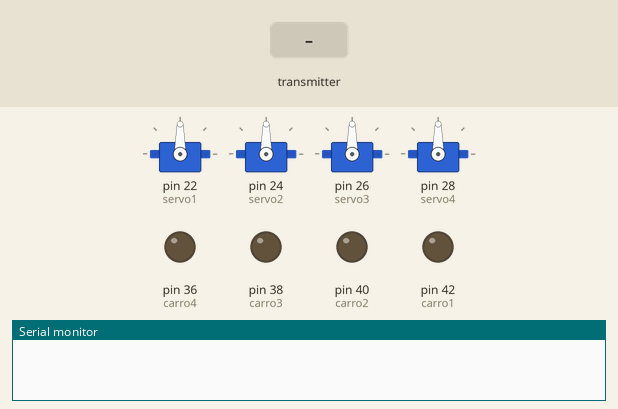
Recording of a sketch running on a simulated Arduino Mega 2560, built with avr-gcc and run on an emulated ATmega2560. Shown: 4 × servo, output pins drawn as LEDs (lit = HIGH), the last lines printed to the serial monitor. Inputs (shaded band) come from the test bench. No radio packets arrive unless stated.

Above: at 1.2 s.
1.3 s: the transmitter starts sending text.0 = 0
At 2.4 s:
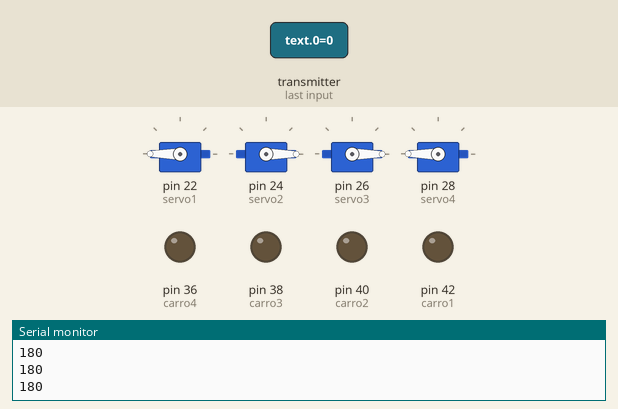
2.8 s: the transmitter starts sending text.1 = 1023
At 3.6 s:
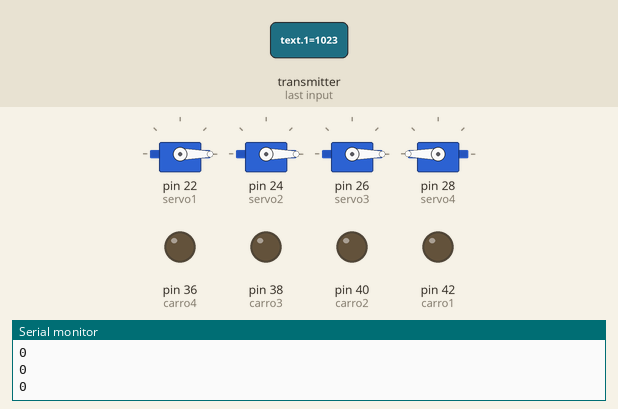
4.3 s: the transmitter starts sending text.2 = 1023
At 4.7 s:
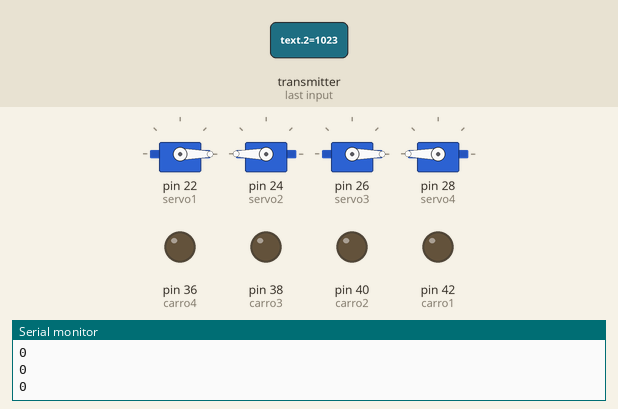
5.8 s: the transmitter starts sending text.3 = 1023
At 7.0 s:
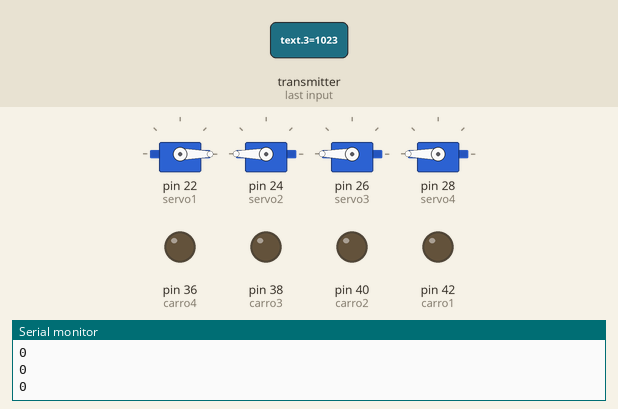
7.3 s: the transmitter starts sending text.4 = 1023
At 8.2 s:
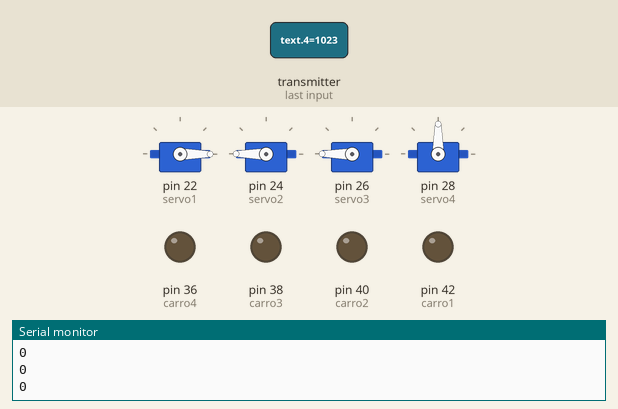
8.8 s: the transmitter starts sending text.1 = 0
At 9.3 s:
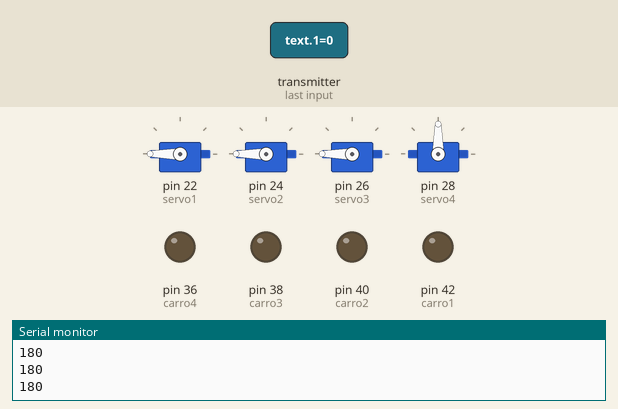
Timing chart, 0 to 11.3 s (numbered marks = the images above; inputs shaded):
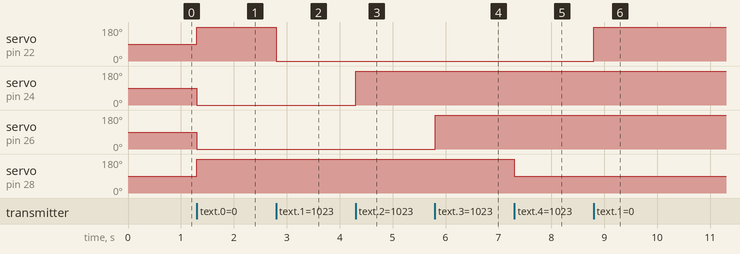

Measured:
- after the input at 1.3 s, servo on pin 22 (servo1), servo on pin 28 (servo4): 90° → 180° at once; servo on pin 24 (servo2), servo on pin 26 (servo3): 90° → 0° at once
- after the input at 2.8 s, servo on pin 22 (servo1): 180° → 0° at once
- after the input at 4.3 s, servo on pin 24 (servo2): 0° → 180° at once
- after the input at 5.8 s, servo on pin 26 (servo3): 0° → 180° at once
- after the input at 7.3 s, servo on pin 28 (servo4): 180° → 90° at once
- after the input at 8.8 s, servo on pin 22 (servo1): 0° → 180° at once

The sketch:

receptor.ino
```cpp
#include <nRF24L01.h>
#include <RF24.h>
#include <SPI.h>
#include <Servo.h>

RF24 radio (7,8);
int text[5];
const byte address [6]="00001";

Servo servo1;
Servo servo2;
Servo servo3;
Servo servo4;

int carro1 =42;
int carro2 =40;
int carro3 = 38;
int carro4 = 36;


void setup(){

  Serial.begin(9600);
  radio.begin();
  radio.openReadingPipe(0, address);
  radio.setPALevel(RF24_PA_MIN);
  radio.startListening();

  pinMode(carro1, OUTPUT);
   pinMode(carro2, OUTPUT);
   pinMode(carro3, OUTPUT);
   pinMode(carro4, OUTPUT);

     servo1.attach(22);
  servo2.attach(24);
  servo3.attach(26);
  servo4.attach(28);

  }


void loop()
{
    if (radio.available()){
      radio.read(&text,sizeof(text));
      if(text[0]==1)
        {
          digitalWrite(carro1, LOW);
   digitalWrite(carro2, LOW);

  digitalWrite(carro3, LOW);
   digitalWrite(carro4, LOW);

        }
        if(text[0]==3)
        {
          digitalWrite(carro1, LOW);
   digitalWrite(carro2, LOW);

  digitalWrite(carro3, LOW);
   digitalWrite(carro4, HIGH);

   Serial.println("izquierda");
        }
         if(text[0]==2)
        {
       digitalWrite(carro1, HIGH);
   digitalWrite(carro2, LOW);

  digitalWrite(carro3, LOW);
   digitalWrite(carro4, LOW);

            Serial.println("derecha");
        }
         if(text[0]==4)
        {
  digitalWrite(carro1, HIGH);
   digitalWrite(carro2, LOW);

  digitalWrite(carro3, LOW);
   digitalWrite(carro4, HIGH);

            Serial.println("adelante");
        }
         if(text[0]==5)
        {
        digitalWrite(carro1, LOW);
   digitalWrite(carro2, HIGH);

  digitalWrite(carro3, HIGH);
   digitalWrite(carro4, LOW);

            Serial.println("atras");
        }
        text[1]= map(text[1], 731, 915, 180, 0);// PINZA
    if(text[1]<0)
    text[1]=0;
     if(text[1]>180)
    text[1]=180;

       text[2]= map(text[2], 740, 930, 0, 180);// PINZA
       if(text[2]<0)
    text[2]=0;
     if(text[2]>180)
    text[2]=180;

        text[3]= map(text[3], 745, 915, 0, 180);// PINZA
        if(text[3]<0)
    text[3]=0;
     if(text[3]>180)
    text[3]=180;

           text[4]= map(text[4], 735, 875, 180, 90);// PINZA
           if(text[4]<90)
    text[4]=90;
     if(text[4]>180)
    text[4]=180;


       servo1.write(text[1]);
       servo2.write(text[2]);
          servo3.write(text[3]);
          servo4.write(text[4]);

      Serial.println(text[1]);
      }
}


/*


#include <nRF24L01.h>
#include <RF24.h>
#include <RF24_config.h>
#include <SPI.h>

const int pinCE = 7;
const int pinCSN = 8;
RF24 radio(pinCE, pinCSN);

// Single radio pipe address for the 2 nodes to communicate.
const uint64_t pipe = 0xE8E8F0F0E1LL;

char data[16]="Hola mundo" ;

void setup(void)
{
   radio.begin();
   radio.openWritingPipe(pipe);
}

void loop(void)
{
   radio.write(data, sizeof data);
   delay(1000);
}

*/
```
